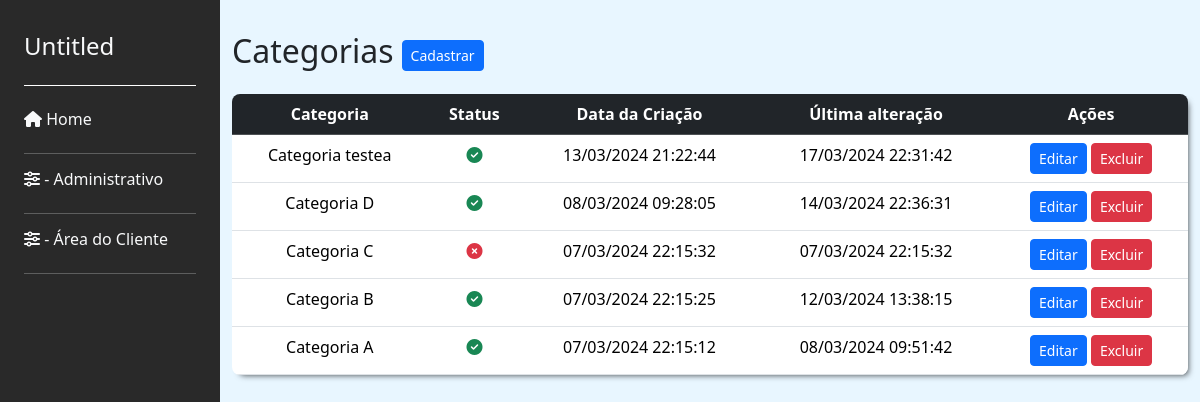
The app's page /trip/listar_categorias/, older data.
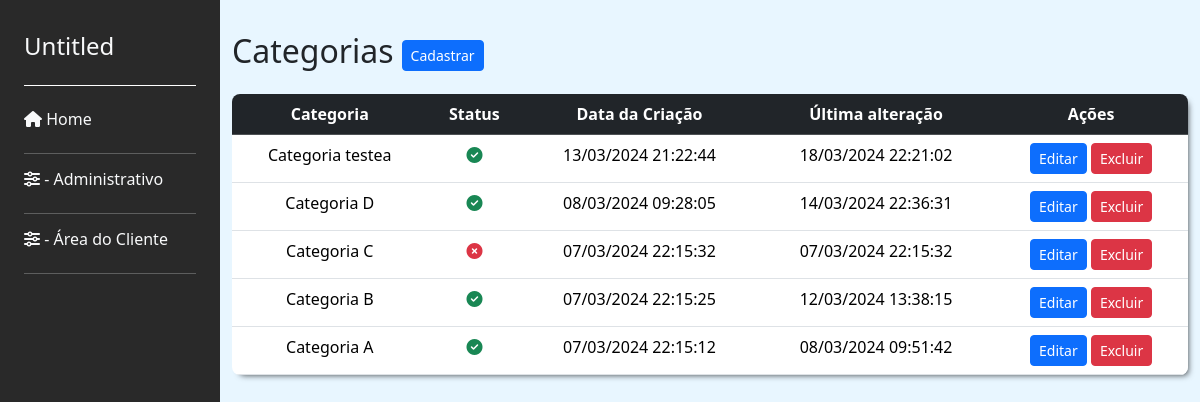
The same page, newer data.
### trip/models.py (models this page shows, shortened)
class Categoria(models.Model):
    titulo = models.CharField(max_length=50, null=False)
    is_active = models.BooleanField(default=True)
    created_at = models.DateTimeField(auto_now_add=True)
    updated_at = models.DateTimeField(auto_now=True)

### trip/views.py (the view)
# urls.py: path('listar_categorias/', listar_categorias, name='listar_categorias'),
def listar_categorias(request):
    categorias = Categoria.objects.all().order_by('-id')
    return render(request, 'trip/categoria/listar_categorias.html', {'categorias': categorias, **sidebar(request)})

### trip/views.py (called while the page is built)
def sidebar(request):
    is_adm = request.user.groups.filter(name='ADM').exists()
    is_cliente = request.user.groups.filter(name='Cliente').exists()
    return {'is_adm': is_adm, 'is_cliente': is_cliente}

### trip/templates/trip/categoria/listar_categorias.html (shortened to what this page needs)
{% extends "base.html" %}
{% block content %}
<div class="main-content" id="mainContent">
  <div class="d-flex align-items-center">
    <h2 class="me-2">Categorias</h2>
    <a  href="{% url "trip:criar_categoria" %}">
      <button class="btn btn-sm btn-primary">Cadastrar</button>
    </a>
  </div>
  <div class="table-container mt-3 h-100" >
    <table class="table text-center" style="margin-bottom: 0;">
      <thead class="table-dark" >
        <tr>
          <th>Categoria</th>
          <th>Status</th>
          <th>Data da Criação</th>
          <th>Última alteração</th>
          <th>Ações</th>
        </tr>
      </thead>
      <tbody>
        {% for categoria in categorias %}
        <tr>
          <td>{{ categoria.titulo }}</td>
          <td class="">
            {% if categoria.is_active %}
              <i class="fa-solid fa-circle-check text-success"></i>
            {% else %}
              <i class="fa-solid fa-circle-xmark text-danger"></i>
            {% endif %}
          </td>
          <td>{{ categoria.created_at|date:"d/m/Y H:i:s" }}</td>
          <td>{{ categoria.updated_at|date:"d/m/Y H:i:s"}}</td>
          <td>
            <button type="button" class="btn btn-sm btn-primary" data-bs-toggle="modal" data-bs-target="#editModal{{ categoria.id }}">
              Editar
            </button>
            <button type="button" class="btn btn-sm btn-danger" data-bs-toggle="modal" data-bs-target="#deleteModal{{ categoria.id }}">
              Excluir
            </button>
          </td>
        </tr>
        {% endfor %}
      </tbody>
    </table>
  </div>
</div>
{% endblock content %}

Row changes from the older to the newer data that the page shows:
changed Categoria "Categoria testea": updated_at "17/03/2024 22:31:42" → "18/03/2024 22:21:02"
